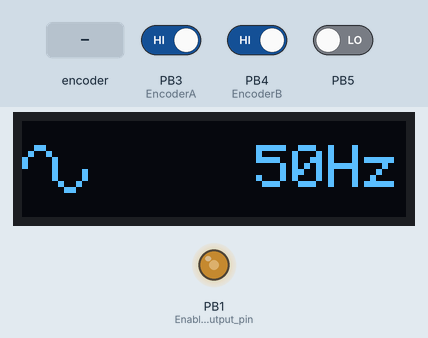
Recording of a sketch running on a simulated ATtiny85, built with avr-gcc and run on an emulated ATtiny85. On the bench: 128×32 one-colour display, output pins drawn as LEDs (lit = HIGH). Wiring (inferred from the names in the program): SSD1306 OLED at I2C address 0x3C. The test bench sets the inputs (shaded band); at power-on: PB3 (EncoderA) HIGH, PB4 (EncoderB) HIGH, PB5 LOW.

Above: at 1.3 s.
1.4 s: rotary encoder on PB3 (EncoderA) / PB4 (EncoderB) turned 3 steps (first pin leading)
At 1.77 s:
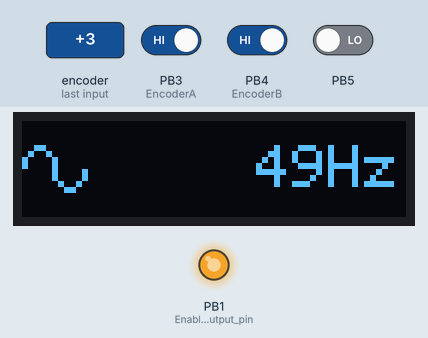
At 2.37 s:
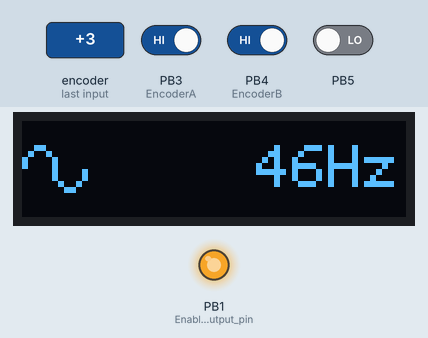
Timing chart, 0 to 2.4 s (numbered marks = the images above; inputs shaded):
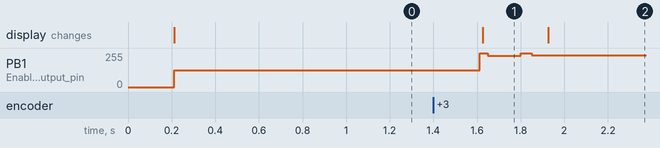

Measured:
- after the input at 1.4 s, PB1 (Enable_PWM_output_pin): 126/255 → 234/255 after 0.21 s, → 238/255 0.19 s later; the display: changes after 0.23 s (image 1)

The sketch:

attiny-dds-oled-sine.ino
```cpp
// (licence header left out)
#include <Wire.h>
#define NOINIT __attribute__ ((section (".noinit")))

// Don't initialise these on reset
int Wave NOINIT;
unsigned int Freq NOINIT;
int8_t Sinewave[256] NOINIT;

typedef void (*wavefun_t)();

// Direct Digital Synthesis **********************************************

volatile unsigned int Acc, Jump;
volatile signed int X, Y;

void SetupDDS () {
  // Enable 64 MHz PLL and use as source for Timer1
  PLLCSR = 1<<PCKE | 1<<PLLE;

  // Set up Timer/Counter1 for PWM output
  TIMSK = 0;                               // Timer interrupts OFF
  TCCR1 = 1<<PWM1A | 2<<COM1A0 | 1<<CS10;  // PWM A, clear on match, 1:1 prescale
  pinMode(1, OUTPUT);                      // Enable PWM output pin

  // Set up Timer/Counter0 for 20kHz interrupt to output samples.
  TCCR0A = 3<<WGM00;                       // Fast PWM
  TCCR0B = 1<<WGM02 | 2<<CS00;             // 1/8 prescale
  TIMSK = 1<<OCIE0A;                       // Enable compare match, disable overflow
  OCR0A = 60;                              // Divide by 61
}

// Calculate sine wave
void CalculateSine () {
  int X=0, Y=8180;
  for (int i=0; i<256; i++) {
    X = X + (Y*4)/163;
    Y = Y - (X*4)/163;
    Sinewave[i] = X>>6;
  }
}

void Sine () {
  Acc = Acc + Jump;
  OCR1A = Sinewave[Acc>>8] + 128;
}

void Sawtooth () {
  Acc = Acc + Jump;
  OCR1A = Acc >> 8;
}

void Square () {
  Acc = Acc + Jump;
  int8_t temp = Acc>>8;
  OCR1A = temp>>7;
}

void Rectangle () {
  Acc = Acc + Jump;
  int8_t temp = Acc>>8;
  temp = temp & temp<<1;
  OCR1A = temp>>7;
}

void Triangle () {
  int8_t temp, mask;
  Acc = Acc + Jump;
  temp = Acc>>8;
  mask = temp>>7;
  temp = temp ^ mask;
  OCR1A = temp<<1;
}

void Chainsaw () {
  int8_t temp, mask, top;
  Acc = Acc + Jump;
  temp = Acc>>8;
  mask = temp>>7;
  top = temp & 0x80;
  temp = (temp ^ mask) | top;
  OCR1A = temp;
}

void Pulse () {
  Acc = Acc + Jump;
  int8_t temp = Acc>>8;
  temp = temp & temp<<1 & temp<<2 & temp<<3;
  OCR1A = temp>>7;
}

void Noise () {
  int8_t temp = Acc & 1;
  Acc = Acc >> 1;
  if (temp == 0) Acc = Acc ^ 0xB400;
  OCR1A = Acc;
}

const int nWaves = 8;
wavefun_t Waves[nWaves] = {Sine, Triangle, Sawtooth, Square, Rectangle, Pulse, Chainsaw, Noise};
wavefun_t Wavefun;

ISR(TIMER0_COMPA_vect) {
  Wavefun();
}

// OLED I2C 128 x 32 monochrome display **********************************************

const int OLEDAddress = 0x3C;

// Initialisation sequence for OLED module
int const InitLen = 24;
const unsigned char Init[InitLen] PROGMEM = {
  0xAE, // Display off
  0xD5, // Set display clock
  0x80, // Recommended value
  0xA8, // Set multiplex
  0x1F,
  0xD3, // Set display offset
  0x00,
  0x40, // Zero start line
  0x8D, // Charge pump
  0x14,
  0x20, // Memory mode
  0x01, // Vertical addressing
  0xA1, // 0xA0/0xA1 flip horizontally
  0xC8, // 0xC0/0xC8 flip vertically
  0xDA, // Set comp ins
  0x02,
  0x81, // Set contrast
  0x7F, // 0x00 to 0xFF
  0xD9, // Set pre charge
  0xF1,
  0xDB, // Set vcom detect
  0x40,
  0xA6, // Normal (0xA7=Inverse)
  0xAF  // Display on
};

const int data = 0x40;
const int single = 0x80;
const int command = 0x00;

void InitDisplay () {
  Wire.beginTransmission(OLEDAddress);
  Wire.write(command);
  for (uint8_t c=0; c<InitLen; c++) Wire.write(pgm_read_byte(&Init[c]));
  Wire.endTransmission();
}

// Graphics **********************************************

int Scale = 2; // 2 for big characters
const int Space = 10;
const int Hz = 11;
const int Icons = 13;

// Character set for digits, "Hz", and waveform icons - stored in program memory
const uint8_t CharMap[][6] PROGMEM = {
{ 0x3E, 0x51, 0x49, 0x45, 0x3E, 0x00 }, // 30
{ 0x00, 0x42, 0x7F, 0x40, 0x00, 0x00 },
{ 0x72, 0x49, 0x49, 0x49, 0x46, 0x00 },
{ 0x21, 0x41, 0x49, 0x4D, 0x33, 0x00 },
{ 0x18, 0x14, 0x12, 0x7F, 0x10, 0x00 },
{ 0x27, 0x45, 0x45, 0x45, 0x39, 0x00 },
{ 0x3C, 0x4A, 0x49, 0x49, 0x31, 0x00 },
{ 0x41, 0x21, 0x11, 0x09, 0x07, 0x00 },
{ 0x36, 0x49, 0x49, 0x49, 0x36, 0x00 },
{ 0x46, 0x49, 0x49, 0x29, 0x1E, 0x00 },
{ 0x00, 0x00, 0x00, 0x00, 0x00, 0x00 }, // Space
{ 0x7F, 0x08, 0x08, 0x08, 0x7F, 0x00 }, // H
{ 0x44, 0x64, 0x54, 0x4C, 0x44, 0x00 }, // z
{ 0x0C, 0x02, 0x01, 0x01, 0x02, 0x3C }, // Sine
{ 0x40, 0x80, 0x80, 0x40, 0x30, 0x00 },
{ 0x08, 0x04, 0x02, 0x01, 0x02, 0x04 }, // Triangle
{ 0x08, 0x10, 0x20, 0x40, 0x20, 0x10 },
{ 0x40, 0x20, 0x10, 0x08, 0x04, 0x7E }, // Sawtooth
{ 0x40, 0x20, 0x10, 0x08, 0x04, 0x7E },
{ 0x7E, 0x02, 0x02, 0x02, 0x02, 0x7E }, // Square
{ 0x40, 0x40, 0x40, 0x40, 0x7E, 0x00 },
{ 0x7E, 0x02, 0x02, 0x7E, 0x40, 0x40 }, // Rectangle
{ 0x40, 0x40, 0x40, 0x40, 0x7E, 0x00 },
{ 0x7E, 0x40, 0x40, 0x40, 0x40, 0x40 }, // Pulse
{ 0x40, 0x40, 0x40, 0x40, 0x7E, 0x00 },
{ 0x78, 0x04, 0x02, 0x0F, 0x10, 0x20 }, // Chainsaw
{ 0x78, 0x04, 0x02, 0x0F, 0x10, 0x20 },
{ 0x0C, 0x78, 0x1E, 0x18, 0x70, 0x1F }, // Noise
{ 0x7C, 0x1C, 0x60, 0x38, 0x3E, 0x08 },
};

void ClearDisplay () {
  Wire.beginTransmission(OLEDAddress);
  Wire.write(command);
  // Set column address range
  Wire.write(0x21); Wire.write(0); Wire.write(127);
  // Set page address range
  Wire.write(0x22); Wire.write(0); Wire.write(3);
  Wire.endTransmission();
  // Write the data in 16 32-byte transmissions
  for (int i = 0 ; i < 32; i++) {
    Wire.beginTransmission(OLEDAddress);
    Wire.write(data);
    for (int i = 0 ; i < 32; i++) Wire.write(0);
    Wire.endTransmission();
  }
}

// Converts bit pattern abcdefgh into aabbccddeeffgghh
int Stretch (int x) {
  x = (x & 0xF0)<<4 | (x & 0x0F);
  x = (x<<2 | x) & 0x3333;
  x = (x<<1 | x) & 0x5555;
  return x | x<<1;
}

// Plots a character; line = 0 to 2; column = 0 to 21
void PlotChar(int c, int line, int column) {
  Wire.beginTransmission(OLEDAddress);
  Wire.write(command);
  // Set column address range
  Wire.write(0x21); Wire.write(column*6); Wire.write(column*6 + Scale*6 - 1);
  // Set page address range
  Wire.write(0x22); Wire.write(line); Wire.write(line + Scale - 1);
  Wire.endTransmission();
  Wire.beginTransmission(OLEDAddress);
  Wire.write(data);
  for (uint8_t col = 0 ; col < 6; col++) {
    int bits = pgm_read_byte(&CharMap[c][col]);
    if (Scale == 1) Wire.write(bits);
    else {
      bits = Stretch(bits);
      for (int i=2; i--;) { Wire.write(bits); Wire.write(bits>>8); }
    }
  }
  Wire.endTransmission();
}

uint8_t DigitChar (unsigned int number, unsigned int divisor) {
  return (number/divisor) % 10;
}

// Display waveform icon
void PlotIcon (int wave, int line, int column) {
  PlotChar(Icons+2*wave, line, column); column = column + Scale;
  PlotChar(Icons+2*wave+1, line, column);
}

// Display a 5-digit frequency starting at line, column
void PlotFreq (unsigned int freq, int line, int column) {
  boolean dig = false;
  for (unsigned int d=10000; d>0; d=d/10) {
    char c = DigitChar(freq, d);
    if (c == 0 && !dig) c = Space; else dig = true;
    PlotChar(c, line, column);
    column = column + Scale;
  }
  PlotChar(Hz, line, column); column = column + Scale;
  PlotChar(Hz+1, line, column);
}

// Rotary encoder **********************************************

const int EncoderA = 3;
const int EncoderB = 4;
const int MinFreq = 1;        // Hz
const int MaxFreq = 5000;     // Hz

volatile int a0;
volatile int c0;
volatile int Count = 0;

void SetupRotaryEncoder () {
  pinMode(EncoderA, INPUT_PULLUP);
  pinMode(EncoderB, INPUT_PULLUP);
  PCMSK = 1<<EncoderA;        // Configure pin change interrupt on A
  GIMSK = 1<<PCIE;            // Enable interrupt
  GIFR = 1<<PCIF;             // Clear interrupt flag
}

// Called when encoder value changes
void ChangeValue (bool Up) {
  int step = 1;
  if (Freq >= 1000) step = 100;
  else if (Freq >=100) step = 10;
  Freq = max(min((Freq + (Up ? step : -step)), MaxFreq), MinFreq);
  PlotFreq(Freq, 1, 7);
  Jump = Freq*4;
}

// Pin change interrupt service routine
ISR (PCINT0_vect) {
  int a = PINB>>EncoderA & 1;
  int b = PINB>>EncoderB & 1;
  if (a != a0) {              // A changed
    a0 = a;
    if (b != c0) {
      c0 = b;
      ChangeValue(a == b);
    }
  }
}

// Setup **********************************************

void setup() {
  Wire.begin();
  // Is it a power-on reset?
  if (MCUSR & 1) {
    Wave = 0; Freq = 50;     // Start with 100Hz Sine
    CalculateSine();
    InitDisplay();
    ClearDisplay();
  }
  else Wave = (Wave+1) % nWaves;
  Wavefun = Waves[Wave];
  MCUSR = 0;
  SetupDDS();
  SetupRotaryEncoder();
  Jump = Freq*4;
  PlotFreq(Freq, 1, 7);
  PlotIcon(Wave, 1, 0);
}

// Everything done by interrupts
void loop() {
}
```
